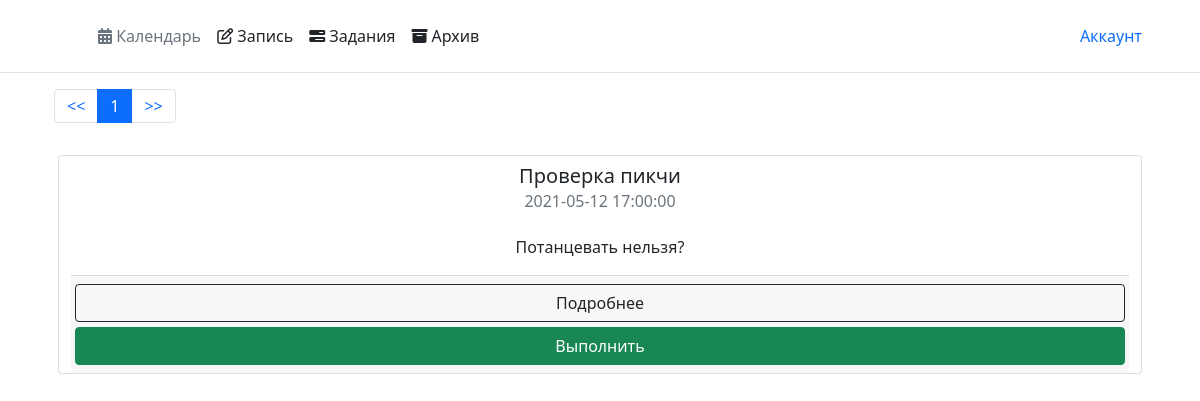
The page /school_schedule (signed in) on the database as committed earlier.
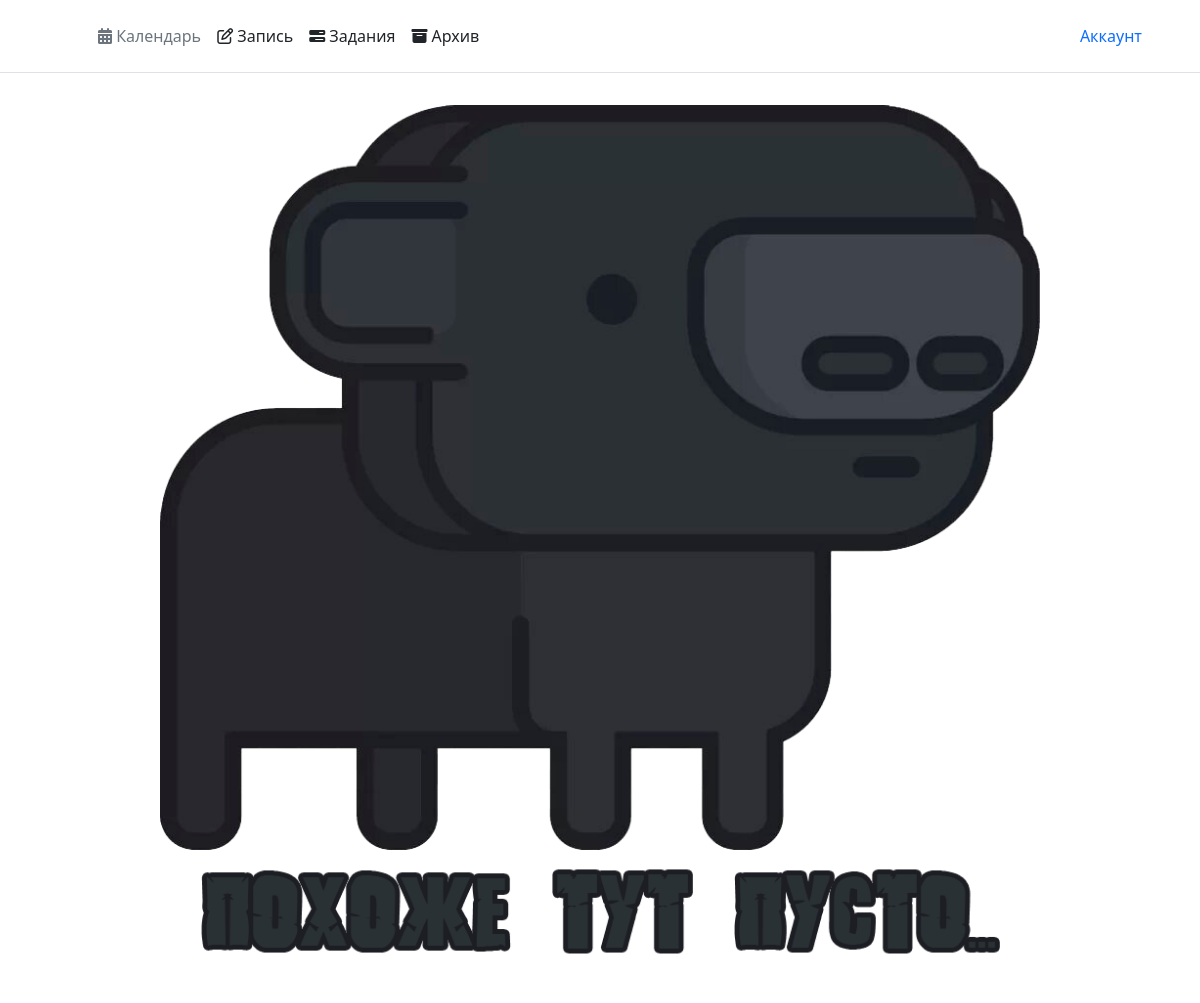
The same page on the database as committed later.
### tables/user.py (models this page shows, shortened)
class Tables(SqlAlchemyBase):
    __tablename__ = 'homework'
    id = Column(Integer, primary_key=True, unique=True)
    owner_id = Column(Integer, ForeignKey('users.id'))
    day = Column(Date, nullable=False)
    time = Column(Time, nullable=False)
    title = Column(String, nullable=False)
    homework_text = Column(Text, nullable=True)  # Вы спросите, почему Homework_text а не просто text.
    homework_img = relationship('Image')  # Ответ прост - мы тупые
    completed = Column(Boolean, default=False)
    active = Column(Boolean, default=True)

### main.py (the view, shortened to what this page needs)
@app.route("/school_schedule", methods=["GET", "POST"])
@login_required
def school_schedule():
    form = CheckoutForm()
    n = int(request.args.get('num', 1))
    if request.method == "GET":
        return render_template(
            "school_schedule.html",
            title="Расписание",
            form=form,
            n=n,
            user=current_user,
            table=list(current_user.table.filter(Tables.completed == False))
        )

### forms/checkout.py
class CheckoutForm(FlaskForm):
    id = StringField()
    submit = SubmitField("Выполнить")
    delete = SubmitField("Удалить")

### main.py (called while the page is built)
@login_manager.user_loader
def load_user(user_id):
    db_sess = db_session.create_session()
    user = db_sess.query(User).get(user_id)
    if user.is_ban:
        return
    return user

### tables/db_session.py (called while the page is built)
def create_session() -> Session:
    global __factory
    return __factory()

### templates/school_schedule.html (shortened to what this page needs)
{% extends "main.html" %}
{% block content %}
<div class="container">
    {% if table %}
    <nav aria-label="Page navigation example">
        <ul class="pagination">
            <li class="page-item"><a class="page-link" href="/school_schedule?num=0"><<</a></li>
            {% for i in range(0, table|length, 9) %}
            {% if loop.index == n %}
            <li class="page-item active"><a class="page-link" href="#">{{ loop.index }}</a></li>
            {% else %}
            <li class="page-item"><a class="page-link" href="/school_schedule?num={{ loop.index }}">{{ loop.index }}</a>
            </li>
            {% endif %}
            {% endfor %}
            {% if table|length % 9 %}
            {% set last = table|length // 9 %}
            {% else %}
            {% set last = table|length // 9 + 1%}
            {% endif %}
            <li class="page-item"><a class="page-link" href="/school_schedule?num={{ last }}">>></a></li>
        </ul>
    </nav>
    {% set n = n - 1 %}
    {% for i in range(9 * n, 9 * (n + 1), 3) %}
    <div class="row">
        {% for j in table[i:i + 3] %}
        <div class="card col" style="margin: 1rem; width: 18rem;">
            <h5 class="card-title" style="text-align: center; margin: .5rem;">{{ j.title }}</h5>
            <h6 class="card-subtitle mb-2 text-muted" style="text-align: center;">{{ j.day }} {{ j.time }}</h6>
            <div class="card-body">
                <p class="card-text">{{ j.homework_text[0:90] }}
                </p>
            </div>
            <div class="card-footer">
                <div class="row">
                    <a href="/school_schedule/{{ j.id }}" class="btn btn-outline-dark">Подробнее</a>
                </div>
                <form method="post" class="row" style="margin-top: .3rem;">
                    {{ form.submit(class="btn btn-success") }}
                </form>
            </div>
        </div>
        {% endfor %}
    </div>
    {% endfor %}
    {% else %}
    <img src="{{ url_for('static', filename='default_img' + '/' +  'empty.png') }}"
         style="margin: 2rem; width: 55rem;"
         class="rounded mx-auto d-block">
    {% endif %}
</div>
{% endblock %}

### templates/main.html (shortened to what this page needs)
<!DOCTYPE html>
<html lang="en">
<head>
    <link rel="stylesheet" href="https://maxcdn.bootstrapcdn.com/bootstrap/4.0.0/css/bootstrap.min.css"
>
    <link href="https://cdn.jsdelivr.net/npm/bootstrap@5.0.0-beta3/dist/css/bootstrap.min.css" rel="stylesheet"
>
    <link rel="stylesheet" type="text/css" href="{{ url_for('static', filename='css/style.css') }}">
</head>
<body>
{% if current_user.is_authenticated %}
<header class="p-3 mb-3 border-bottom">
    <div class="container">
        <div class="d-flex flex-wrap align-items-center justify-content-center justify-content-lg-start">
            <a href="/" class="d-flex align-items-center mb-2 mb-lg-0 text-dark text-decoration-none">
                <svg class="bi me-2" width="40" height="32">
                    <use xlink:href="#bootstrap"></use>
                </svg>
            </a>
            <ul class="nav col-12 col-lg-auto me-lg-auto mb-2 justify-content-center mb-md-0">
                <li><a href="/calendar" class="nav-link px-2 link-secondary">
                    <i class="fa fa-calendar" aria-hidden="true"></i>
                    Календарь</a>
                </li>
                <li>
                    <a href="/homework" class="nav-link px-2 link-dark">
                        <i class="fa fa-pencil-square-o" aria-hidden="true"></i>
                        Запись
                    </a>
                </li>
                <li><a href="/school_schedule" class="nav-link px-2 link-dark">
                    <i class="fa fa-tasks" aria-hidden="true"></i>
                    Задания</a>
                </li>
                <li><a href="/archive" class="nav-link px-2 link-dark">
                    <i class="fa fa-archive" aria-hidden="true"></i>
                    Архив
                </a>
                </li>
            </ul>
            <div class="dropdown text-end">
                <a href="/user" class="nav-link active">Аккаунт</a>
            </div>
        </div>
    </div>
</header>
{% endif %}
<main role="main" class="container">
    {% block content %}{% endblock %}
</main>
</body>
</html>

Rows that differ between the two databases and show on the page:
removed Tables: title "Проверка пикчи", day "2021-05-12", time "17:00:00", homework_text "Потанцевать нельзя?"
Other text that changed with them:
list line gone: "1"
